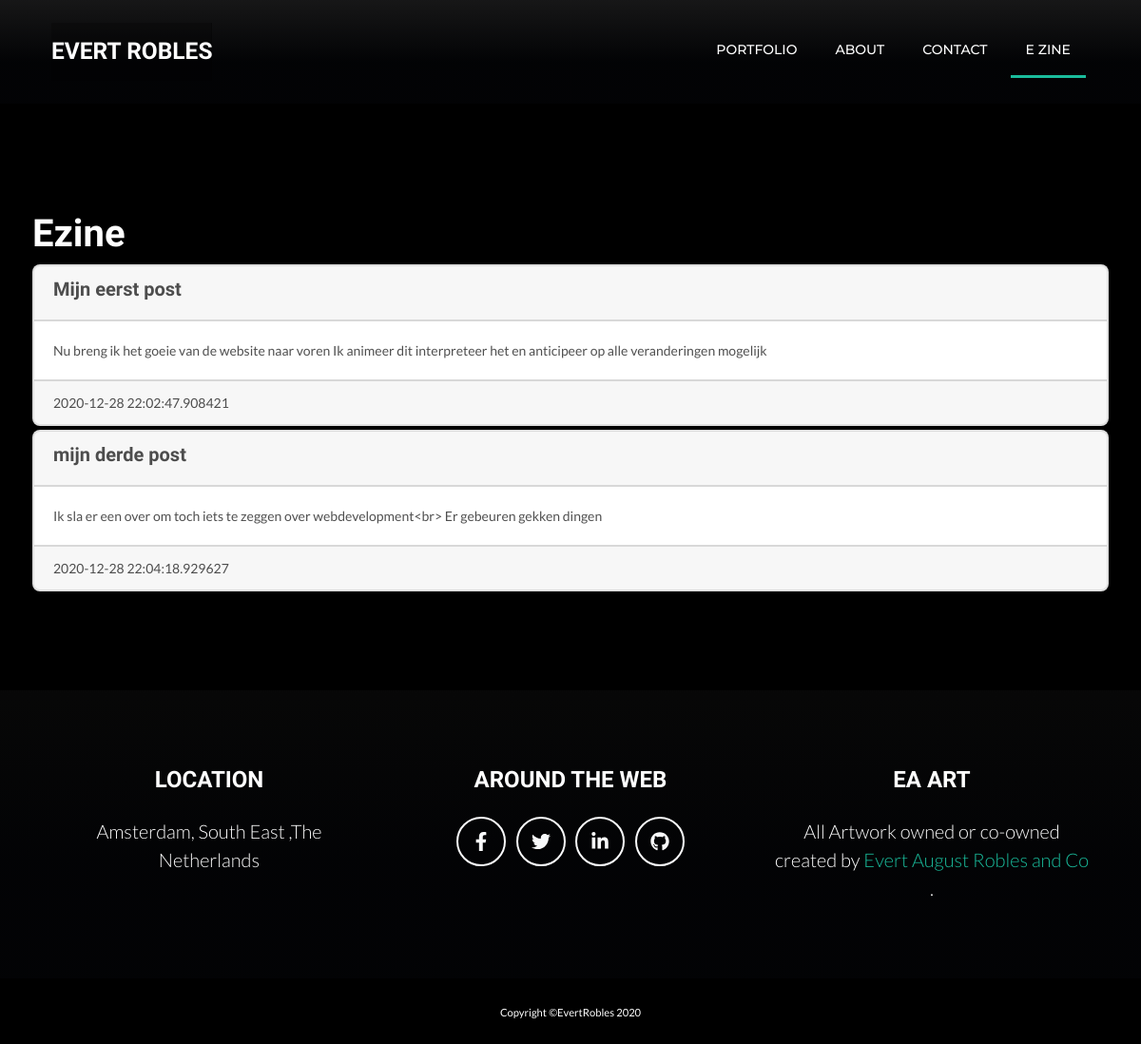
The page /EZine on the database its author committed.
### models.py (models this page shows, shortened)
class Article(db.Model):
    id = db.Column(db.Integer,primary_key=True)
    subject = db.Column(db.String(40),unique=True,nullable=False)
    body = db.Column(db.Text)
    date_created = db.Column(db.DateTime)

### server.py (the view)
@app.route("/EZine")
def e_zine():
    articles = Article.query.all()
    return render_template("ezine.html", Title='ezine',articles=articles)

### templates/ezine.html (shortened to what this page needs)
{%extends 'layout.html'%}
{%block styling%}
<link rel="stylesheet" href="/static/css/dashboard.css">
<link rel="stylesheet" href="/static/css/ezine.css" />
{%endblock%}
{%block content%}
{%include 'includes/nav.html'%}
<div class="container mt-5 p-1">
    <div class="ezine-head">
        <h1>Ezine</h1>
        {%for article in articles%}
        <div class="card mb-1">
            <div class="card-header text-black">
                <h5>{{article.subject}}</h5>
            </div>
            <div class="card-body text-black">
                {{article.body}}
            </div>
            <div class="card-footer text-black">
                {{article.date_created}}
            </div>
        </div>
        {%endfor%}
    </div>
</div>
{%endblock%}

### templates/layout.html (shortened to what this page needs)
<!DOCTYPE html>
<html lang="nl">
<head>
    <link href="/static/css/style.css" rel="stylesheet" />
    {%block styling%}{%endblock%}
</head>
<body id="page-top">
    {%block content%}{%endblock%}
    {%include 'includes/footer.html'%}
</body>
</html>

### templates/includes/nav.html (shortened to what this page needs)
<nav class="navbar eanav navbar-expand-lg text-uppercase fixed-top" id="mainNav">
    <div class="container">
        <a class="navbar-brand js-scroll-trigger" href="/#page-top">Evert Robles</a>
        <div class="collapse navbar-collapse" id="navbarResponsive">
            <ul class="navbar-nav ml-auto">
                <li class="nav-item mx-0 mx-lg-1"><a class="nav-link py-3 px-0 px-lg-3  js-scroll-trigger"
                        href="/#portfolio">Portfolio</a></li>
                <li class="nav-item mx-0 mx-lg-1"><a class="nav-link py-3 px-0 px-lg-3 js-scroll-trigger"
                        href="/#about">About</a></li>
                <li class="nav-item mx-0 mx-lg-1"><a class="nav-link py-3 px-0 px-lg-3 js-scroll-trigger"
                        href="/#contact">Contact</a></li>
                <li class="nav-item mx-0 mx-lg-1"><a id="ezine" class="nav-link py-3 px-0 px-lg-3 js-scroll-trigger"
                        href="/EZine">E Zine</a></li>
            </ul>
        </div>
    </div>
</nav>

### templates/includes/footer.html
<footer class="footer text-center">
    <div class="container">
        <div class="row">
            <div class="col-lg-4 mb-5 mb-lg-0">
                <h4 class="text-uppercase mb-4">Location</h4>
                <p class="lead mb-0">
                    Amsterdam, South East ,The Netherlands
                </p>
            </div>
            <div class="col-lg-4 mb-5 mb-lg-0">
                <h4 class="text-uppercase mb-4">Around the Web</h4>
                <a class="btn btn-outline-light btn-social mx-1" href="#!"><i class="fab fa-fw fa-facebook-f"></i></a>
                <a class="btn btn-outline-light btn-social mx-1" href="#!"><i class="fab fa-fw fa-twitter"></i></a>
                <a class="btn btn-outline-light btn-social mx-1" href="#!"><i class="fab fa-fw fa-linkedin-in"></i></a>
                <a class="btn btn-outline-light btn-social mx-1" href="#!"><i class="fab fa-fw fa-github"></i></a>
            </div>
            <div class="col-lg-4">
                <h4 class="text-uppercase mb-4">EA Art </h4>
                <p class="lead mb-0">
                    All Artwork owned or co-owned created by
                    <a href="http://localhost">Evert August Robles and Co</a>
                    .
                </p>
            </div>
        </div>
    </div>
</footer>
<div class="copyright py-4 text-center text-white">
    <div class="container"><small>Copyright ©EvertRobles 2020</small></div>
</div>

### static/css/dashboard.css (style rules this page uses)
body { font-size: .875rem; background-color:#000000; }
.navbar-brand { padding-top: .75rem; padding-bottom: .75rem; font-size: 1rem; background-color: rgba(0, 0, 0, .25); box-shadow: inset -1px 0 0 rgba(0, 0, 0, .25); }
.footer { padding-top: 5rem; padding-bottom: 5rem; background:linear-gradient(to bottom, rgba(12, 12, 12, 0.6) 0%, rgba(4, 5, 8, 0.6)60%); color: #fff; z-index: 9999; }
.eanav { background:linear-gradient(to bottom, rgba(38, 38, 39, 0.6) 0%, rgba(4, 5, 8, 0.6)60%) !important; }
.copyright { color: #fff; }

### static/css/ezine.css (style rules this page uses)
.ezine-head { padding-top: calc(6rem + 74px); padding-bottom: 6rem; min-height: 4rem; }
.text-black { color:rgba(0, 0, 0, 0.692) }

### rows shown on the page
Article: subject "Mijn eerst post", body "Nu breng ik het goeie van de website naar voren Ik animeer dit interpreteer het en anticipeer op alle veranderingen mogelijk", date_created "2020-12-28 22:02:47.908421"
Article: subject "mijn derde post", body "Ik sla er een over om toch iets te zeggen over webdevelopment<br> Er gebeuren gekken dingen", date_created "2020-12-28 22:04:18.929627"
